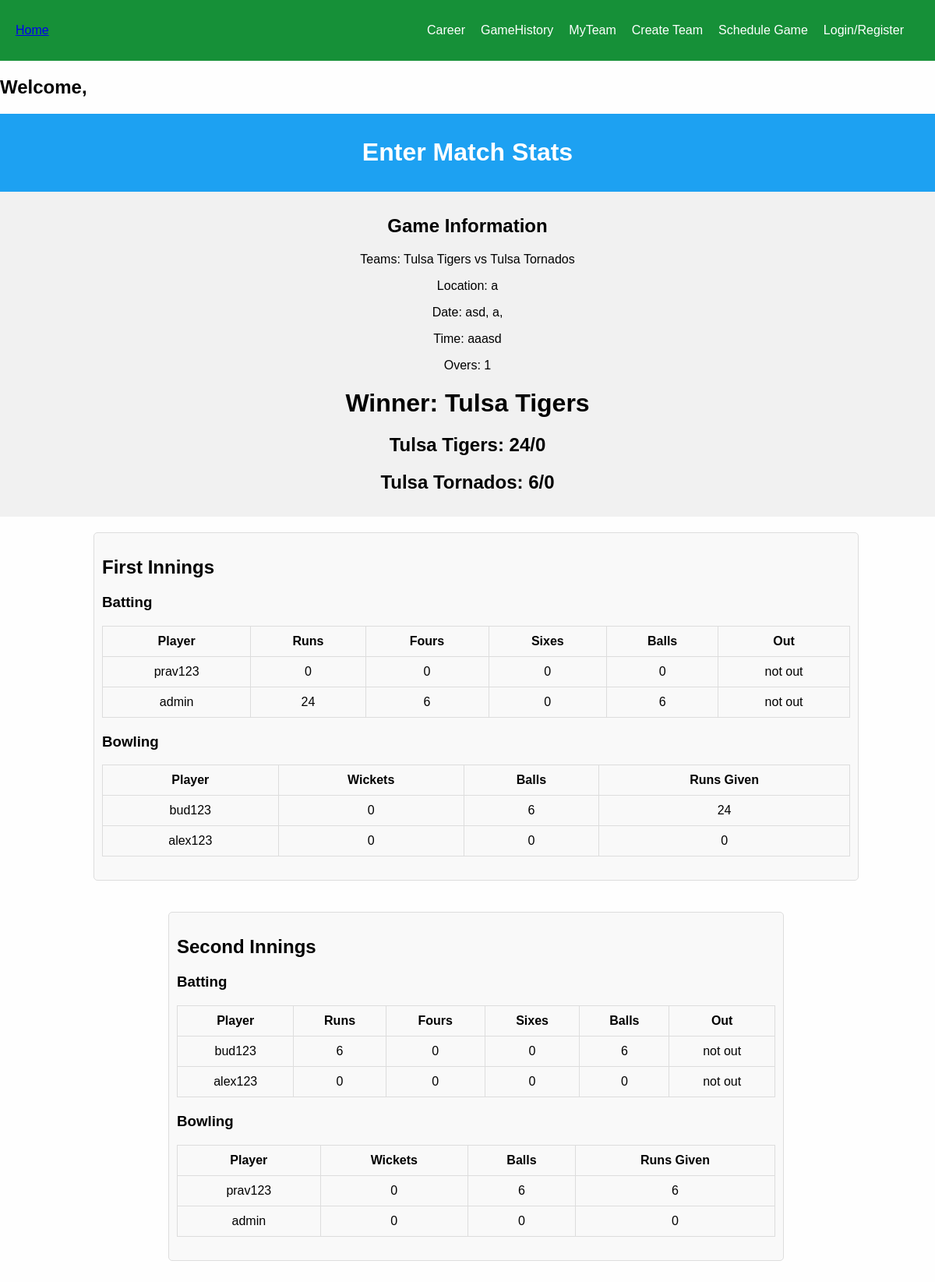
Screenshot of /view-game/49 with the database file from the repository.
### base/models.py (models this page shows, shortened)
class Game(models.Model):
    entering_stats = models.BooleanField(default=False,null=True,blank=False) # true if stat entering has began, this is set to true when the inilize game info is submitted
    doneStats = models.BooleanField(default=False,null=True,blank=False) # true is stat entering has concluded, this is set to true when the last over of the last innings is iterated through
    archived = models.BooleanField(default=False,null=True,blank=False) # this is set to true when the user confirms that there is no edits to make to the stats entered.
    winner = models.ForeignKey(Team,on_delete=models.SET_NULL,null=True, related_name="winner",blank=True)
    team1 = models.ForeignKey(Team,on_delete=models.SET_NULL,null=True, related_name="team1")  # team that sent invite
    team2 = models.ForeignKey(Team,on_delete=models.SET_NULL,null=True, related_name="team2")
    batting1_team = models.ForeignKey(Team,on_delete=models.SET_NULL,null=True, related_name="batting1")
    bowling1_team = models.ForeignKey(Team,on_delete=models.SET_NULL,null=True, related_name="bowling1")
    batting2_team = models.ForeignKey(Team,on_delete=models.SET_NULL,null=True, related_name="batting2")
    bowling2_team  = models.ForeignKey(Team,on_delete=models.SET_NULL,null=True, related_name="bowling2")
    year = models.CharField(max_length=200,null=True)
    month = models.CharField(max_length=200,null=True)
    day = models.CharField(max_length=200,null=True)
    time = models.CharField(max_length=200,null=True)
    location = models.CharField(max_length=200,null=True)
    overs = models.IntegerField(default=0,null=True,blank=True)
    batting_score1 = models.IntegerField(default=0,null=True,blank=True) # number of runs for the first batting team
    batting_score2 = models.IntegerField(default=0,null=True,blank=True) # number of runs for second batting team
    bowling_score1 = models.IntegerField(default=0,null=True,blank=True) # number of wickets for the frist bowling team
    bowling_score2 = models.IntegerField(default=0,null=True,blank=True) # number of wickets for the second bowling team
    current_innings =  models.IntegerField(default=1,  null=True,blank=True)
    current_over = models.IntegerField(default=1,  null=True,blank=True)
    current_ball = models.IntegerField(default=1,  null=True,blank=True)
    ball1 = models.CharField(max_length=200,null=True) # icon of first ball in current over
    ball2 = models.CharField(max_length=200,null=True)
    ball3 = models.CharField(max_length=200,null=True)
    ball4 = models.CharField(max_length=200,null=True)
    ball5 = models.CharField(max_length=200,null=True)
    ball6 = models.CharField(max_length=200,null=True)
    on_strike_batsman = models.OneToOneField("Player", related_name="on_strike_batsman",on_delete=models.SET_NULL,null=True,blank=True,unique=False)
    off_strike_batsman = models.OneToOneField("Player", related_name="off_strike_batsman",on_delete=models.SET_NULL,null=True,blank=True,unique=False)
    current_bowler = models.OneToOneField("Player", related_name="current_bowler",on_delete=models.SET_NULL,null=True,blank=True,unique=False)
    players_stats = models.ManyToManyField("PlayerGameStat", related_name="players_stats", blank=True)
    @property
    def get_batting1_score(self):
        runs = 0
        for stat in self.players_stats.all():
            if stat.player in list(self.batting1_team.players.all()):
                runs += stat.total_runs
        return runs
    @property
    def get_batting2_score(self):
        runs = 0
        for stat in self.players_stats.all():
            if stat.player in list(self.batting2_team.players.all()):
                runs += stat.total_runs
        return runs
    @ property
    def get_bowling1_score(self):
        wickets = 0
        for stat in self.players_stats.all():
            if stat.player in list(self.bowling1_team.players.all()):
                wickets += stat.wickets
        return wickets
    @property
    def get_bowling2_score(self):
        wickets = 0
        for stat in self.players_stats.all():
            if stat.player in list(self.bowling2_team.players.all()):
                wickets += stat.wickets
        return wickets

class Team(models.Model):
    name = models.CharField(max_length=200,null=True)
    captain = models.OneToOneField("Player", related_name="captain",on_delete=models.SET_NULL,null=True,blank=True,unique=False)
    players = models.ManyToManyField("Player", related_name="players", blank=True)
    games_played = models.IntegerField(default=0,null=True,blank=True)
    games_won = models.IntegerField(default=0,null=True,blank=True)
    runs_average = models.FloatField(default=0,null=True,blank=True)
    wickets_average = models.FloatField(default=0,null=True,blank=True)
    filler = models.BooleanField(default=False,null=True,blank=False)
    games = models.ManyToManyField("Game", related_name="gammes", blank=True)

class PlayerGameStat(models.Model):
    game = models.ForeignKey(Game,on_delete=models.SET_NULL,null=True, related_name="player_game")
    player = models.ForeignKey(Player,on_delete=models.SET_NULL,null=True, related_name="player_player")
    runs_scored = models.IntegerField(default=0,null=True,blank=True)
    runs_ran = models.IntegerField(default=0,null=True,blank=True)
    wickets = models.IntegerField(default=0,null=True,blank=True)
    extras = models.IntegerField(default=0,null=True,blank=True)
    balls_batted = models.IntegerField(default=0,null=True,blank=True)
    balls_bowled = models.IntegerField(default=0,null=True,blank=True)
    fours = models.IntegerField(default=0,null=True,blank=True)
    sixes = models.IntegerField(default=0,null=True,blank=True)
    catches = models.IntegerField(default=0,null=True,blank=True)
    runs_given_up = models.IntegerField(default=0,null=True,blank=True)
    out_type = models.CharField(max_length=200,null=True, default="not out")
    out_ball = models.IntegerField(default=-1,null=True,blank=True) # -1 means they havent been out
    out_over =  models.IntegerField(default=-1,null=True,blank=True) #-1 means they gavent been out
    @property
    def total_runs(self):
        return self.runs_scored + self.runs_ran

class Player(AbstractUser):
    first_name = models.CharField(max_length=200, null=True)
    last_name = models.CharField(max_length=200, null=True)
    email = models.EmailField(unique=True, null=True)
    team = models.ForeignKey(Team,on_delete=models.SET_NULL,null=True)
    runs = models.IntegerField(default=0,null=True,blank=True)
    wickets = models.IntegerField(default=0,null=True,blank=True)
    catches = models.IntegerField(default=0,null=True,blank=True)
    sixes = models.IntegerField(default=0,null=True,blank=True)
    fours = models.IntegerField(default=0,null=True,blank=True)
    extras = models.IntegerField(default=0,null=True,blank=True)
    games_played = models.IntegerField(default=0,null=True,blank=True)
    games_won = models.IntegerField(default=0,null=True,blank=True)
    win_percentage = models.FloatField(default=0,null=True,blank=True)
    fifties = models.IntegerField(default=0,null=True,blank=True)
    centuries = models.IntegerField(default=0,null=True,blank=True)
    sr = models.FloatField(default=0,null=True,blank=True)
    runs_hs = models.IntegerField(default=0,null=True,blank=True)
    wickets_hs = models.IntegerField(default=0,null=True,blank=True)
    fours_hs = models.IntegerField(default=0,null=True,blank=True)
    sixes_hs = models.IntegerField(default=0,null=True,blank=True)
    runs_average = models.FloatField(default=0,null=True,blank=True)
    wickets_average = models.FloatField(default=0,null=True,blank=True)
    fours_average = models.FloatField(default=0,null=True,blank=True)
    sixes_average = models.FloatField(default=0,null=True,blank=True)
    catches_average = models.FloatField(default=0,null=True,blank=True)
    extras_average = models.FloatField(default=0,null=True,blank=True)
    balls_bowled = models.IntegerField(default=0,null=True,blank=True)
    balls_played = models.IntegerField(default=0,null=True,blank=True)
    game_invites = models.ManyToManyField("GameInvite", related_name="game_invites", blank=True)
    team_invites = models.ManyToManyField("TeamInvite", related_name="team_invites", blank=True)
    games = models.ManyToManyField("Game", related_name="games", blank=True)
    USERNAME_FIELD = "email"
    REQUIRED_FIELDS = ["username"]

### base/views.py (the view, shortened to what this page needs)
# urls.py: path("view-game/<str:pk>", views.view_game, name="view-game"),
def view_game(request, pk): # game.vids
    print(request.POST) # if box is not checked its key/val pair will not show up in request.POST, and tis value is None
    user = request.user
    game = Game.objects.get(id=int(pk))
    print(request.POST)
    context = {"game":game}
    return render(request, "base/view_game.html", context)

### base/templates/base/view_game.html (shortened to what this page needs)
{% extends 'main.html' %}
{% block content %}
<!DOCTYPE html>
<!DOCTYPE html>
<html lang="en">
<head>
</head>
<body>
<div class="header">
  <h1>Enter Match Stats</h1>
</div>
<div class="game-info">
  <h2>Game Information</h2>
  <p>Teams: {{game.team1.name}} vs {{game.team2.name}}</p>
  <p>Location: {{game.location}}</p>
  <p>Date: {{game.day}}, {{game.month}}, {{gmae.year}}</p>
  <p>Time: {{game.time}}</p>
  <p>Overs: {{game.overs}}</p>
  {% if game.winner %}
  <h1>Winner: {{game.winner.name}}</h1>
  {% endif %}
  {% if game.entering_stats == True %}
    <h2>{{game.team1.name}}: {{game.get_batting1_score}}/{{game.get_bowling1_score}}</h2>
    <h2>{{game.team2.name}}: {{game.get_batting2_score}}/{{game.get_bowling2_score}}</h2>
  {% endif %}
</div>
{% if game.entering_stats == True %}
<div class="innings">
  <div class="innings-section">
    <h2>First Innings</h2>
    <h3>Batting</h3>
    <table class="stat-table">
        <tr>
          <th>Player</th>
          <th>Runs</th>
          <th>Fours</th>
          <th>Sixes</th>
          <th>Balls</th>
          <th>Out</th>
        </tr>
      <tbody>
        {% for player in game.batting1_team.players.all %}
          {% for stat in game.players_stats.all %}
            {% if player == stat.player %}
              <tr>
                <td>{{player.username}}</td>
                <td>{{stat.total_runs}}</td>
                <td>{{stat.fours}}</td>
                <td>{{stat.sixes}}</td>
                <td>{{stat.balls_batted}}</td>
                <td>{{stat.out_type}}</td>
              </tr>
            {% endif %}
          {% endfor %}
        {% endfor %}
      </tbody>
    </table>
    <h3>Bowling</h3>
    <table class="stat-table">
        <tr>
          <th>Player</th>
          <th>Wickets</th>
          <th>Balls</th>
          <th>Runs Given</th>
        </tr>
      <tbody>
        {% for player in game.bowling1_team.players.all %}
          {% for stat in game.players_stats.all %}
            {% if player == stat.player %}
              <tr>
                <td>{{player.username}}</td>
                <td>{{stat.wickets}}</td>
                <td>{{stat.balls_bowled}}</td>
                <td>{{stat.runs_given_up}}</td>
              </tr>
            {% endif %}
          {% endfor %}
        {% endfor %}
      </tbody>
    </table>
  </div>
<div class="innings">
  <div class="innings-section">
    <h2>Second Innings</h2>
    <h3>Batting</h3>
    <table class="stat-table">
        <tr>
          <th>Player</th>
          <th>Runs</th>
          <th>Fours</th>
          <th>Sixes</th>
          <th>Balls</th>
          <th>Out</th>
        </tr>
      <tbody>
        {% for player in game.batting2_team.players.all %}
          {% for stat in game.players_stats.all %}
            {% if player == stat.player %}
              <tr>
                <td>{{player.username}}</td>
                <td>{{stat.total_runs}}</td>
                <td>{{stat.fours}}</td>
                <td>{{stat.sixes}}</td>
                <td>{{stat.balls_batted}}</td>
                <td>{{stat.out_type}}</td>
              </tr>
            {% endif %}
          {% endfor %}
        {% endfor %}
      </tbody>
    </table>
    <h3>Bowling</h3>
    <table class="stat-table">
        <tr>
          <th>Player</th>
          <th>Wickets</th>
          <th>Balls</th>
          <th>Runs Given</th>
        </tr>
      <tbody>
        {% for player in game.bowling2_team.players.all %}
          {% for stat in game.players_stats.all %}
            {% if player == stat.player %}
              <tr>
                <td>{{player.username}}</td>
                <td>{{stat.wickets}}</td>
                <td>{{stat.balls_bowled}}</td>
                <td>{{stat.runs_given_up}}</td>
               </tr>
            {% endif %}
          {% endfor %}
        {% endfor %}
      </tbody>
    </table>
  </div>
</div>
{% endif %}
</body>
</html>
{% endblock %}

### templates/main.html (style rules this page uses)
body { margin: 0; font-family: Arial, Helvetica, sans-serif; background-color: rgb(254, 254, 254); color: rgb(1, 1, 1); }

### templates/navbar.html (style rules this page uses)
body, ul { margin: 0; padding: 0; }

### base/templates/base/view_game.html (style rules this page uses)
body { font-family: Arial, sans-serif; margin: 0; padding: 0; }
.header { background-color: #1da1f2; color: white; padding: 10px; text-align: center; }
.game-info { background-color: #f1f1f1; padding: 10px; text-align: center; }
.innings { display: flex; flex-direction: column; margin: 20px auto; width: 80%; }
.innings-section { background-color: #f9f9f9; border: 1px solid #ddd; border-radius: 5px; padding: 10px; width: 100%; margin-bottom: 20px; }
.stat-table { width: 100%; border-collapse: collapse; margin-bottom: 20px; }
.stat-table th, .stat-table td { padding: 10px; text-align: center; border: 1px solid #ddd; }

### rows the page displays
Game: team1.name "Tulsa Tigers", team2.name "Tulsa Tornados", location "a", day "asd", month "a", time "aaasd", overs "1", winner.name "Tulsa Tigers", get_batting1_score "24", get_bowling1_score "0", get_batting2_score "6", get_bowling2_score "0"
Player: username "prav123"
PlayerGameStat: total_runs "0", fours "0", sixes "0", balls_batted "0", out_type "not out", wickets "0", balls_bowled "6", runs_given_up "6"
Player: username "admin"
PlayerGameStat: total_runs "24", fours "6", sixes "0", balls_batted "6", out_type "not out", wickets "0", balls_bowled "0", runs_given_up "0"
Player: username "bud123"
PlayerGameStat: wickets "0", balls_bowled "6", runs_given_up "24", total_runs "6", fours "0", sixes "0", balls_batted "6", out_type "not out"
Player: username "alex123"
PlayerGameStat: wickets "0", balls_bowled "0", runs_given_up "0", total_runs "0", fours "0", sixes "0", balls_batted "0", out_type "not out"
